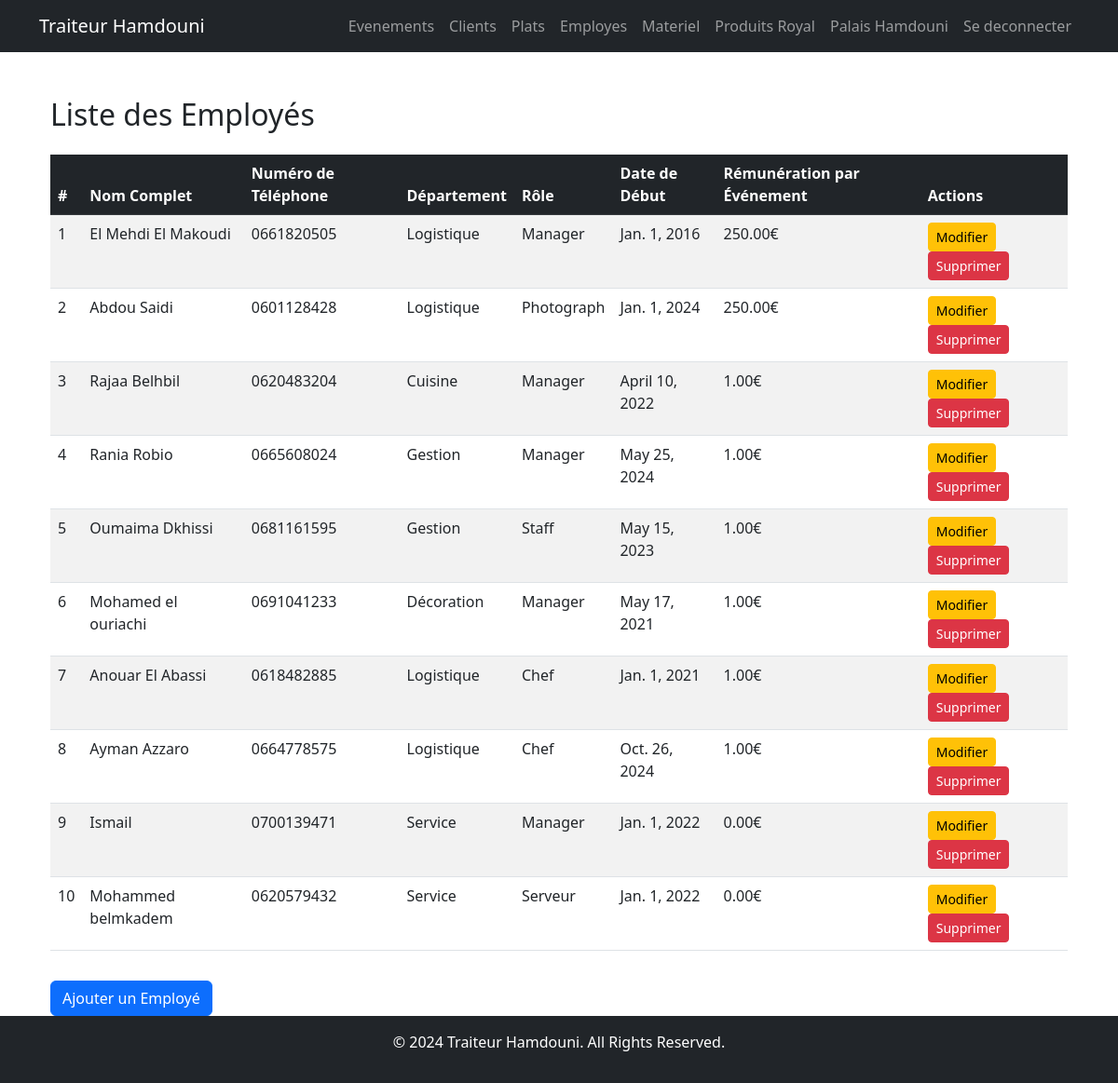
/employees/ (signed in), run on an earlier commit of the app's database.
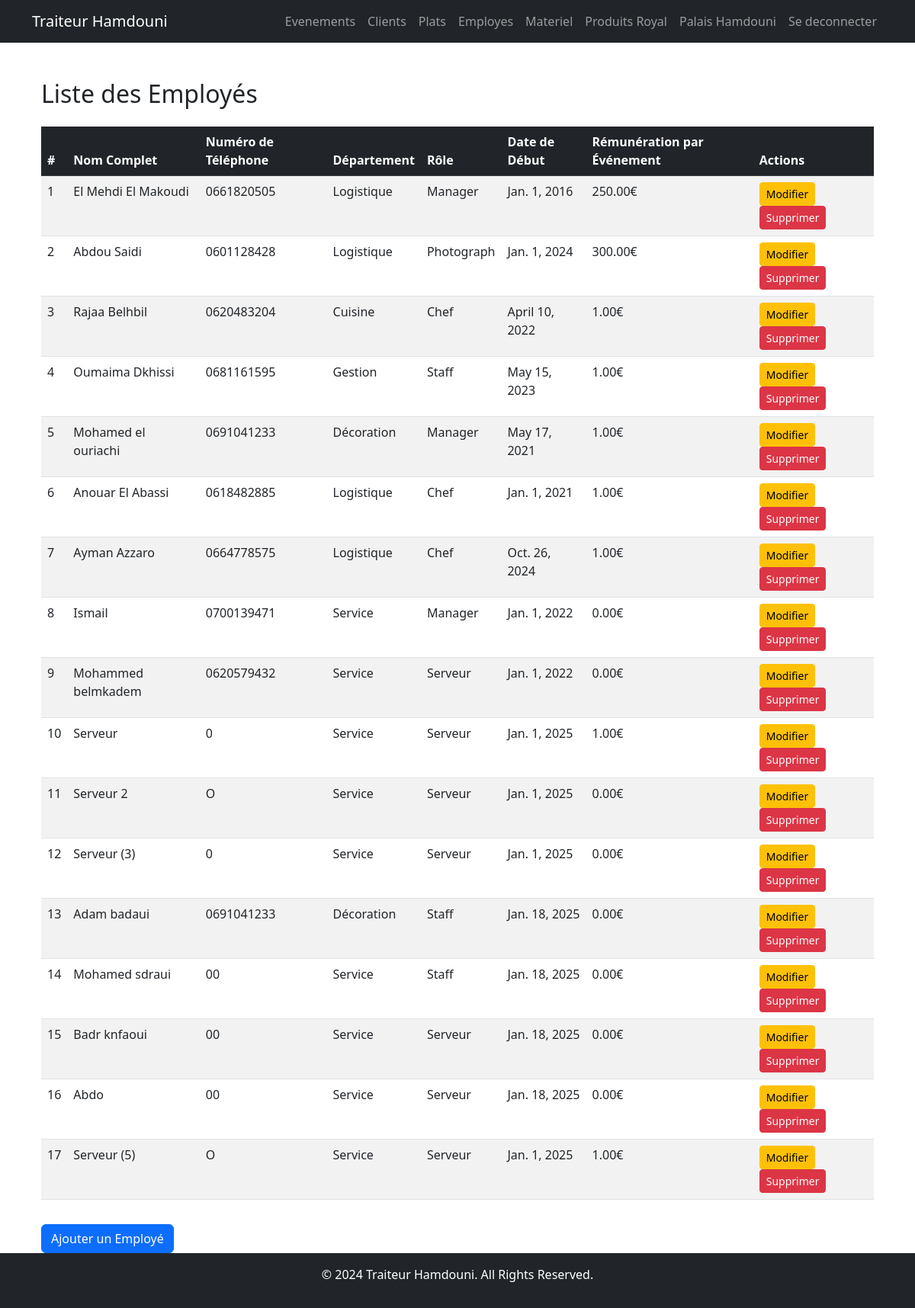
And on a later commit of the database.
### employees/models.py (models this page shows, shortened)
class Employee(models.Model):
    full_name = models.CharField(max_length=255, verbose_name="Full Name")
    phone_number = models.CharField(max_length=15, verbose_name="Phone Number")
    department = models.CharField(max_length=50, choices=DEPARTMENTS, verbose_name="Department")
    role = models.CharField(max_length=50, choices=ROLES, verbose_name="Role")
    start_date = models.DateField(verbose_name="Date of Start")
    pay_per_event = models.DecimalField(max_digits=10, decimal_places=2, verbose_name="Pay Per Event")

### employees/views.py (the view)
# urls.py: path('', employee_list, name='employee_list'),  # List all employees
def employee_list(request):
    employees = Employee.objects.all()
    return render(request, 'employees/employee_list.html', {'employees': employees})

### employees/templates/employees/employee_list.html (shortened to what this page needs)
{% extends 'base.html' %}
{% block content %}
<div class="container mt-4">
    <h2 class="mb-4">Liste des Employés</h2>
    <table class="table table-striped">
        <thead class="table-dark">
            <tr>
                <th>#</th>
                <th>Nom Complet</th>
                <th>Numéro de Téléphone</th>
                <th>Département</th>
                <th>Rôle</th>
                <th>Date de Début</th>
                <th>Rémunération par Événement</th>
                <th>Actions</th>
            </tr>
        </thead>
        <tbody>
            {% for employee in employees %}
            <tr>
                <td>{{ forloop.counter }}</td>
                <td>{{ employee.full_name }}</td>
                <td>{{ employee.phone_number }}</td>
                <td>{{ employee.get_department_display }}</td>
                <td>{{ employee.get_role_display }}</td>
                <td>{{ employee.start_date }}</td>
                <td>{{ employee.pay_per_event }}€</td>
                <td>
                    <a href="{% url 'employees:edit_employee' employee.pk %}" class="btn btn-sm btn-warning">Modifier</a>
                    <a href="{% url 'employees:delete_employee' employee.pk %}" class="btn btn-sm btn-danger">Supprimer</a>
                </td>
            </tr>
            {% empty %}
            <tr>
                <td colspan="8" class="text-center">Aucun employé trouvé.</td>
            </tr>
            {% endfor %}
        </tbody>
    </table>
    <a href="{% url 'employees:add_employee' %}" class="btn btn-primary mt-3">Ajouter un Employé</a>
</div>
{% endblock %}

What changed in the data, as far as the page shows it:
removed Employee: full_name "Rania Robio", phone_number "0665608024", department "Gestion", role "Manager", start_date "May 25, 2024", pay_per_event "1.00"
changed Employee "Abdou Saidi": pay_per_event "250.00" → "300.00"
changed Employee "Rajaa Belhbil": role "Manager" → "Chef"
added Employee: full_name "Serveur", phone_number "0", department "Service", role "Serveur", start_date "Jan. 1, 2025", pay_per_event "1.00"
added Employee: full_name "Serveur 2", phone_number "O", department "Service", role "Serveur", start_date "Jan. 1, 2025", pay_per_event "0.00"
added Employee: full_name "Serveur (3)", phone_number "0", department "Service", role "Serveur", start_date "Jan. 1, 2025", pay_per_event "0.00"
added Employee: full_name "Adam badaui", phone_number "0691041233", department "Décoration", role "Staff", start_date "Jan. 18, 2025", pay_per_event "0.00"
added Employee: full_name "Mohamed sdraui", phone_number "00", department "Service", role "Staff", start_date "Jan. 18, 2025", pay_per_event "0.00"
added Employee: full_name "Badr knfaoui", phone_number "00", department "Service", role "Serveur", start_date "Jan. 18, 2025", pay_per_event "0.00"
added Employee: full_name "Abdo", phone_number "00", department "Service", role "Serveur", start_date "Jan. 18, 2025", pay_per_event "0.00"
added Employee: full_name "Serveur (5)", phone_number "O", department "Service", role "Serveur", start_date "Jan. 1, 2025", pay_per_event "1.00"
